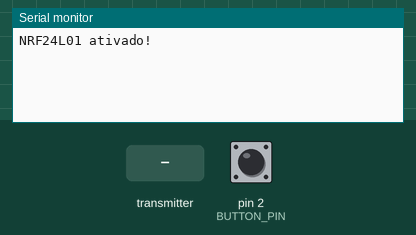
The sketch below on a simulated Arduino Uno, built with avr-gcc and run on an emulated ATmega328P. On the bench: the last lines printed to the serial monitor. Inputs (shaded band) come from the test bench; at power-on: pin 2 (BUTTON_PIN) HIGH. No radio packets arrive unless stated.

Above: at 1.2 s.
1.3 s: the transmitter starts sending time = 0
At 1.37 s:
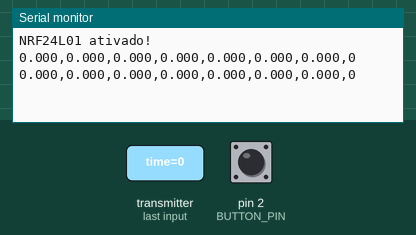
3.2 s: pin 2 (BUTTON_PIN) pulled LOW for 0.15 s
4.8 s: the transmitter starts sending altitude_MPU = 25
At 4.87 s:
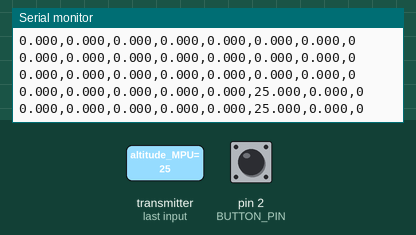

Measured:
- after the input at 1.3 s, the serial monitor: prints a new line at once (image 1)
- after the input at 4.8 s, the serial monitor: prints a new line at once (image 2)

The sketch:

Solo.ino
```cpp
#include <SPI.h>
#include <nRF24L01.h>
#include <RF24.h>
#include <Wire.h>

#define CE_PIN 7
#define CS_PIN 8

#define BUTTON_PIN 2
int valueButton;

const uint64_t pipeIn =  0xE8E8F0F0E1LL;
const byte address[6] =  "00001";

bool activateParachute = false;
RF24 radio(CE_PIN, CS_PIN);


// O tamanho deste pacote não deve exceder 32 bytes
struct PacketData {
  float time;
  float altitude_MPU;
  float temperature;
  float pressure;
  float altitude;
  float variation_altitude;
  float acceleration_Z;
  int parachute;
};
PacketData data;

void setupNRF() {
  radio.begin();
  radio.setDataRate(RF24_250KBPS);
  radio.setAutoAck(false);
  radio.openWritingPipe(address);
  radio.openReadingPipe(1,pipeIn);
  radio.startListening();
}

void transmit() {
  if(radio.available()) {

    radio.stopListening();
    bool success = radio.write(&activateParachute, sizeof(bool));
    if(success) {
      Serial.print("Pacote enviado! ");
      Serial.print("Pacote: ");
      Serial.println(activateParachute);
    }
  }
}

void receive() {
  radio.startListening();
  while(radio.available()) {
    radio.read(&data, sizeof(PacketData));

    // Armazena os dados em uma string
    String dados = String(data.time, 3)            //
      + "," + String(data.temperature, 3)          //
      + "," + String(data.altitude, 3)             //
      + "," + String(data.variation_altitude, 3)   //
      + "," + String(data.acceleration_Z, 3)       //
      + "," + String(data.altitude_MPU, 3)         //
      + "," + String(data.pressure, 3)             //
      + "," + String(data.parachute);              //
    Serial.println(dados);
  }
}


void setup() {
  Serial.begin(115200);
  pinMode(BUTTON_PIN, INPUT_PULLUP);

  setupNRF();
  Serial.println("NRF24L01 ativado!");
}

void loop() {
  receive();

  valueButton = digitalRead(BUTTON_PIN);
  if(valueButton == LOW) {
    activateParachute = true;
    transmit();
  }
}
```
